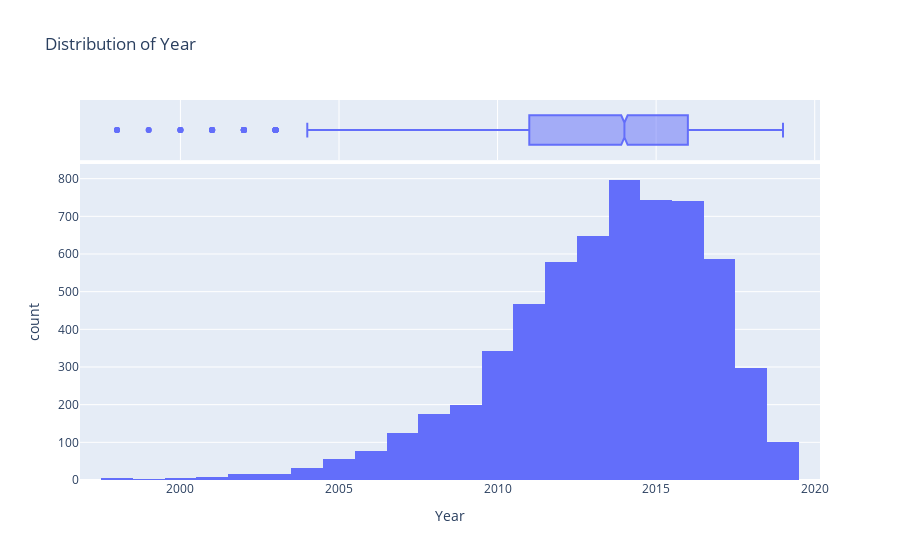
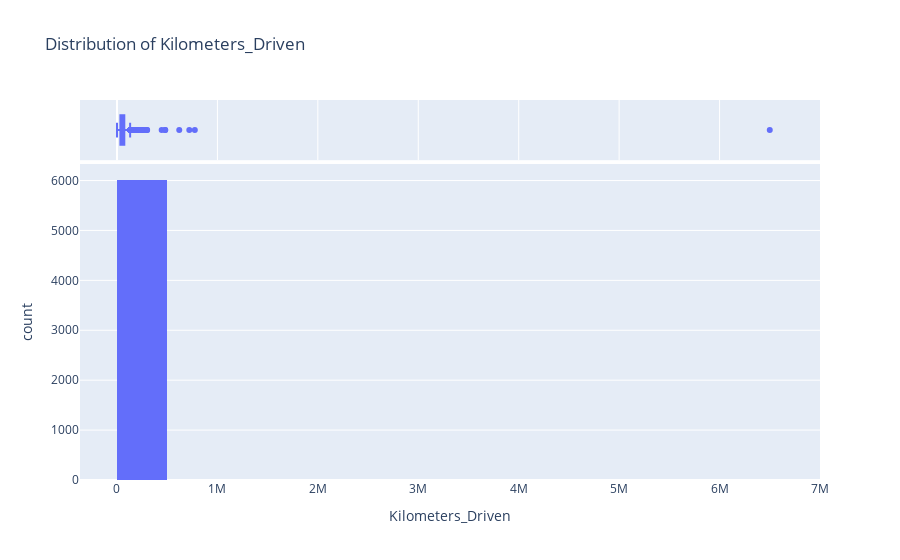
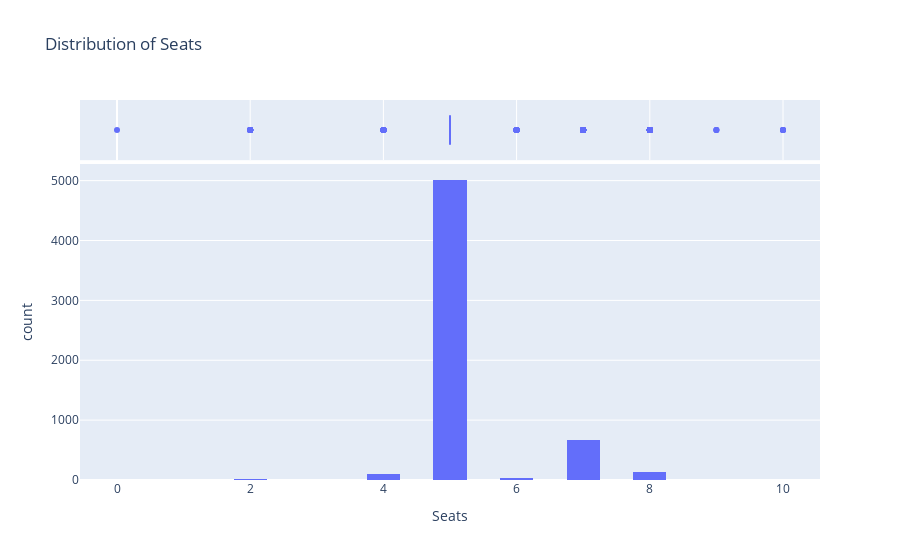
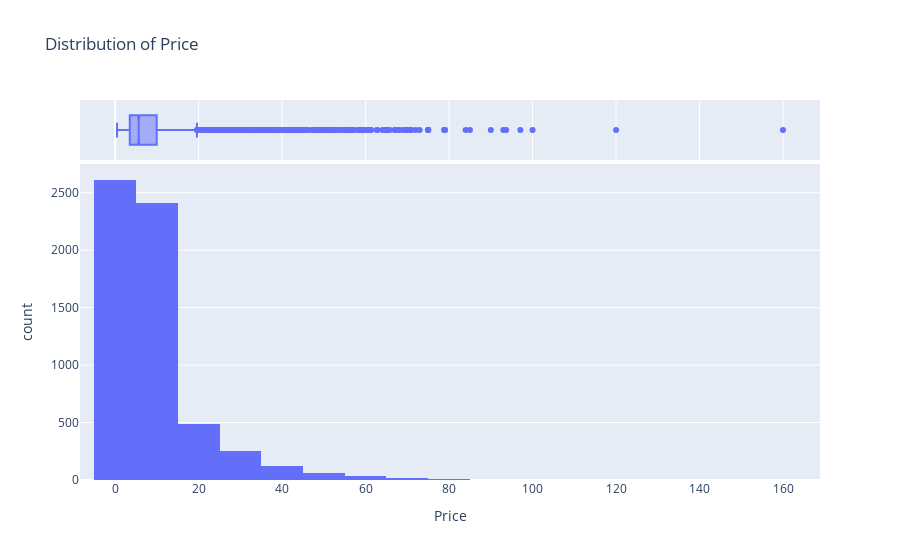

Here is the notebook cell these charts were saved with, in order:
### Code cell
numeric_cols = df.select_dtypes(include=[np.number]).columns.tolist()

for col in numeric_cols:
    fig = px.histogram(df, x=col, marginal='box', title=f'Distribution of {col}', nbins=30)
    fig.show()

### Figure 1 — Plotly figure (JSON) as saved in the notebook; plotly's stock layout.template omitted (floating-point values rounded to 4 significant figures; data arrays with more than 128 entries replaced by an {"elided": "..."} marker saying what was removed)
{"data": [{"alignmentgroup": "True", "bingroup": "x", "hovertemplate": "Year=%{x}<br>count=%{y}<extra></extra>", "legendgroup": "", "marker": {"color": "#636efa", "pattern": {"shape": ""}}, "name": "", "nbinsx": 30, "offsetgroup": "", "orientation": "v", "showlegend": false, "type": "histogram", "x": {"elided": "6019 int values"}, "xaxis": "x", "yaxis": "y"}, {"alignmentgroup": "True", "hovertemplate": "Year=%{x}<extra></extra>", "legendgroup": "", "marker": {"color": "#636efa"}, "name": "", "notched": true, "offsetgroup": "", "showlegend": false, "type": "box", "x": {"elided": "6019 int values"}, "xaxis": "x2", "yaxis": "y2"}], "layout": {"barmode": "relative", "legend": {"tracegroupgap": 0}, "title": {"text": "Distribution of Year"}, "xaxis": {"anchor": "y", "domain": [0, 1], "title": {"text": "Year"}}, "xaxis2": {"anchor": "y2", "domain": [0, 1], "matches": "x", "showgrid": true, "showticklabels": false}, "yaxis": {"anchor": "x", "domain": [0, 0.8316], "title": {"text": "count"}}, "yaxis2": {"anchor": "x2", "domain": [0.8416, 1], "matches": "y2", "showgrid": false, "showline": false, "showticklabels": false, "ticks": ""}}}

### Figure 2 — Plotly figure (JSON) as saved in the notebook; plotly's stock layout.template omitted (floating-point values rounded to 4 significant figures; data arrays with more than 128 entries replaced by an {"elided": "..."} marker saying what was removed)
{"data": [{"alignmentgroup": "True", "bingroup": "x", "hovertemplate": "Kilometers_Driven=%{x}<br>count=%{y}<extra></extra>", "legendgroup": "", "marker": {"color": "#636efa", "pattern": {"shape": ""}}, "name": "", "nbinsx": 30, "offsetgroup": "", "orientation": "v", "showlegend": false, "type": "histogram", "x": {"elided": "6019 int values"}, "xaxis": "x", "yaxis": "y"}, {"alignmentgroup": "True", "hovertemplate": "Kilometers_Driven=%{x}<extra></extra>", "legendgroup": "", "marker": {"color": "#636efa"}, "name": "", "notched": true, "offsetgroup": "", "showlegend": false, "type": "box", "x": {"elided": "6019 int values"}, "xaxis": "x2", "yaxis": "y2"}], "layout": {"barmode": "relative", "legend": {"tracegroupgap": 0}, "title": {"text": "Distribution of Kilometers_Driven"}, "xaxis": {"anchor": "y", "domain": [0, 1], "title": {"text": "Kilometers_Driven"}}, "xaxis2": {"anchor": "y2", "domain": [0, 1], "matches": "x", "showgrid": true, "showticklabels": false}, "yaxis": {"anchor": "x", "domain": [0, 0.8316], "title": {"text": "count"}}, "yaxis2": {"anchor": "x2", "domain": [0.8416, 1], "matches": "y2", "showgrid": false, "showline": false, "showticklabels": false, "ticks": ""}}}

### Figure 3 — Plotly figure (JSON) as saved in the notebook; plotly's stock layout.template omitted (floating-point values rounded to 4 significant figures; data arrays with more than 128 entries replaced by an {"elided": "..."} marker saying what was removed)
{"data": [{"alignmentgroup": "True", "bingroup": "x", "hovertemplate": "Seats=%{x}<br>count=%{y}<extra></extra>", "legendgroup": "", "marker": {"color": "#636efa", "pattern": {"shape": ""}}, "name": "", "nbinsx": 30, "offsetgroup": "", "orientation": "v", "showlegend": false, "type": "histogram", "x": {"elided": "6019 int values"}, "xaxis": "x", "yaxis": "y"}, {"alignmentgroup": "True", "hovertemplate": "Seats=%{x}<extra></extra>", "legendgroup": "", "marker": {"color": "#636efa"}, "name": "", "notched": true, "offsetgroup": "", "showlegend": false, "type": "box", "x": {"elided": "6019 int values"}, "xaxis": "x2", "yaxis": "y2"}], "layout": {"barmode": "relative", "legend": {"tracegroupgap": 0}, "title": {"text": "Distribution of Seats"}, "xaxis": {"anchor": "y", "domain": [0, 1], "title": {"text": "Seats"}}, "xaxis2": {"anchor": "y2", "domain": [0, 1], "matches": "x", "showgrid": true, "showticklabels": false}, "yaxis": {"anchor": "x", "domain": [0, 0.8316], "title": {"text": "count"}}, "yaxis2": {"anchor": "x2", "domain": [0.8416, 1], "matches": "y2", "showgrid": false, "showline": false, "showticklabels": false, "ticks": ""}}}

### Figure 4 — Plotly figure (JSON) as saved in the notebook; plotly's stock layout.template omitted (floating-point values rounded to 4 significant figures; data arrays with more than 128 entries replaced by an {"elided": "..."} marker saying what was removed)
{"data": [{"alignmentgroup": "True", "bingroup": "x", "hovertemplate": "Price=%{x}<br>count=%{y}<extra></extra>", "legendgroup": "", "marker": {"color": "#636efa", "pattern": {"shape": ""}}, "name": "", "nbinsx": 30, "offsetgroup": "", "orientation": "v", "showlegend": false, "type": "histogram", "x": {"elided": "6019 float values"}, "xaxis": "x", "yaxis": "y"}, {"alignmentgroup": "True", "hovertemplate": "Price=%{x}<extra></extra>", "legendgroup": "", "marker": {"color": "#636efa"}, "name": "", "notched": true, "offsetgroup": "", "showlegend": false, "type": "box", "x": {"elided": "6019 float values"}, "xaxis": "x2", "yaxis": "y2"}], "layout": {"barmode": "relative", "legend": {"tracegroupgap": 0}, "title": {"text": "Distribution of Price"}, "xaxis": {"anchor": "y", "domain": [0, 1], "title": {"text": "Price"}}, "xaxis2": {"anchor": "y2", "domain": [0, 1], "matches": "x", "showgrid": true, "showticklabels": false}, "yaxis": {"anchor": "x", "domain": [0, 0.8316], "title": {"text": "count"}}, "yaxis2": {"anchor": "x2", "domain": [0.8416, 1], "matches": "y2", "showgrid": false, "showline": false, "showticklabels": false, "ticks": ""}}}
